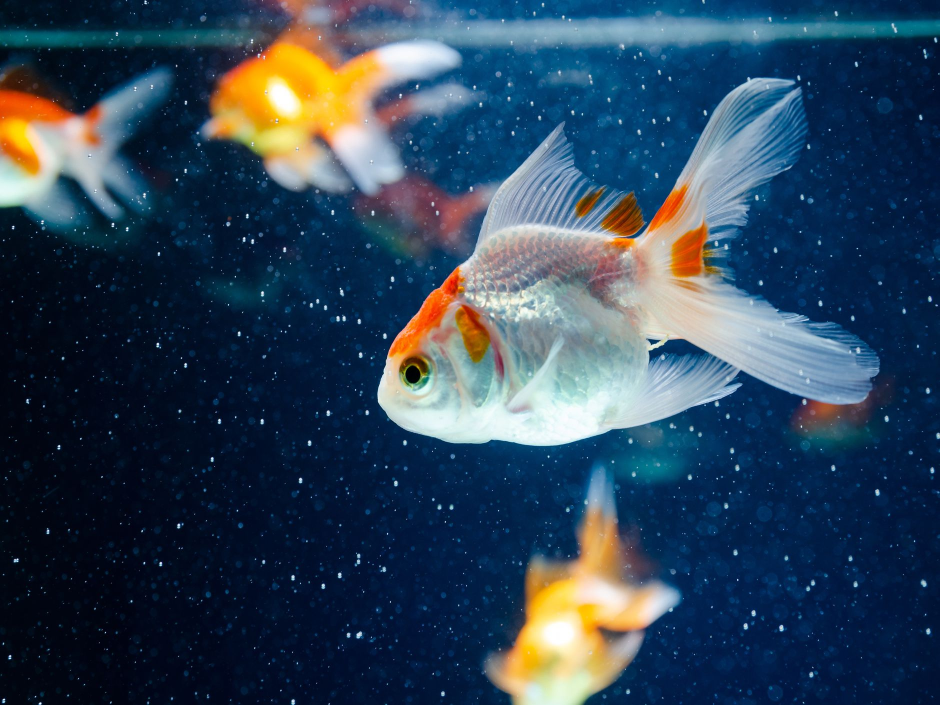
#> input picture Image processing Lab 1/fish.jpg, 1879 x 1409 px (shown at 1/2 size)
$ jupyter execute '2.program to mask and blur the image.ipynb'
#> lines starting #> are read from the running program, lines starting #| are printed output that depends on the picture; after the words box and inside, x2 and y2 are one past the last pixel; in counts of white or black regions, pixels touching at a corner belong together
[cell 1]
import cv2
import matplotlib.image as mpimg
import matplotlib.pyplot as plt
img=cv2.imread('fish.jpg')
#> img is the input picture: shape (1409, 1879, 3); mean B, G, R 88.1, 68.5, 47.9
plt.imshow(img)
plt.show()

[cell 2]
hsv_img = cv2.cvtColor(img, cv2.COLOR_RGB2HSV)
#> hsv_img: shape (1409, 1879, 3); mean H, S, V 27.1, 200.9, 99.6
light_orange=(1,190,200)
dark_orange=(18,225,255)
mask=cv2.inRange(img,light_orange,dark_orange)
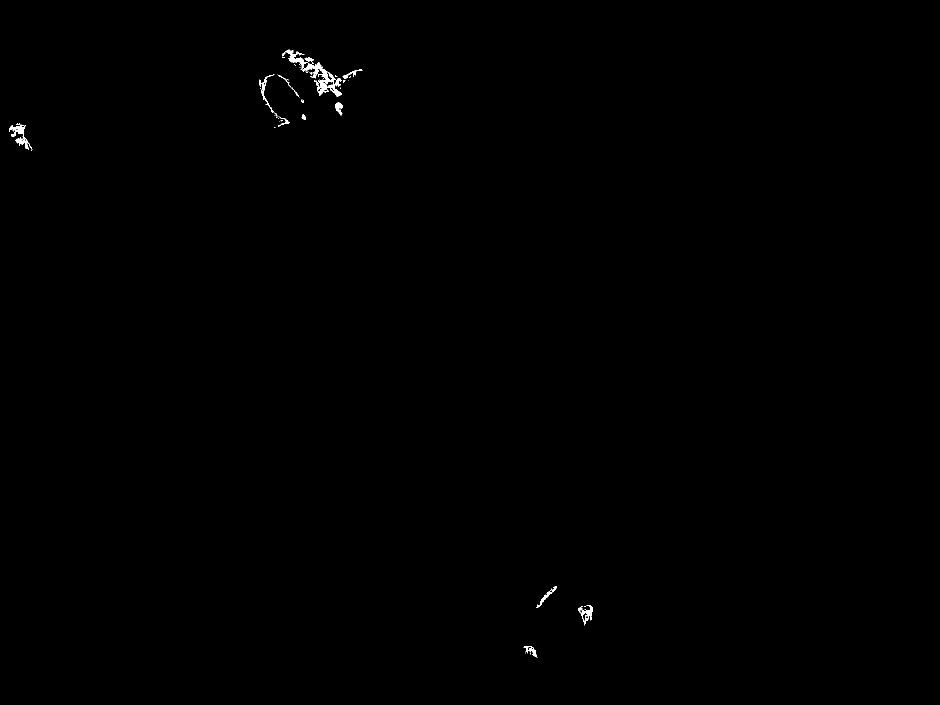
#> mask: shape (1409, 1879) (shown at 1/2 size); 0.19% white; 55 white regions (40 under 20 px), largest, box (x1, y1, x2, y2) and area: (564, 99, 684, 193) 2136, (19, 247, 65, 299) 696, (1157, 1211, 1186, 1251) 409
result=cv2.bitwise_and(img,img,mask=mask)
plt.subplot(1,2,1)
plt.imshow(mask,cmap="gray")
plt.subplot(1,2,2)
plt.imshow(result)
plt.show()
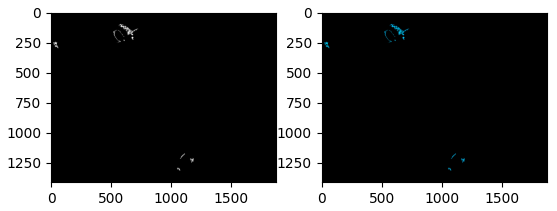
#> figure drawn by matplotlib, 2 panels; B, G, R data is drawn as R, G, B

[cell 3]
light_white=(0,0,200)
dark_white=(145,60,225)
mask_white=cv2.inRange(hsv_img,light_white,dark_white)
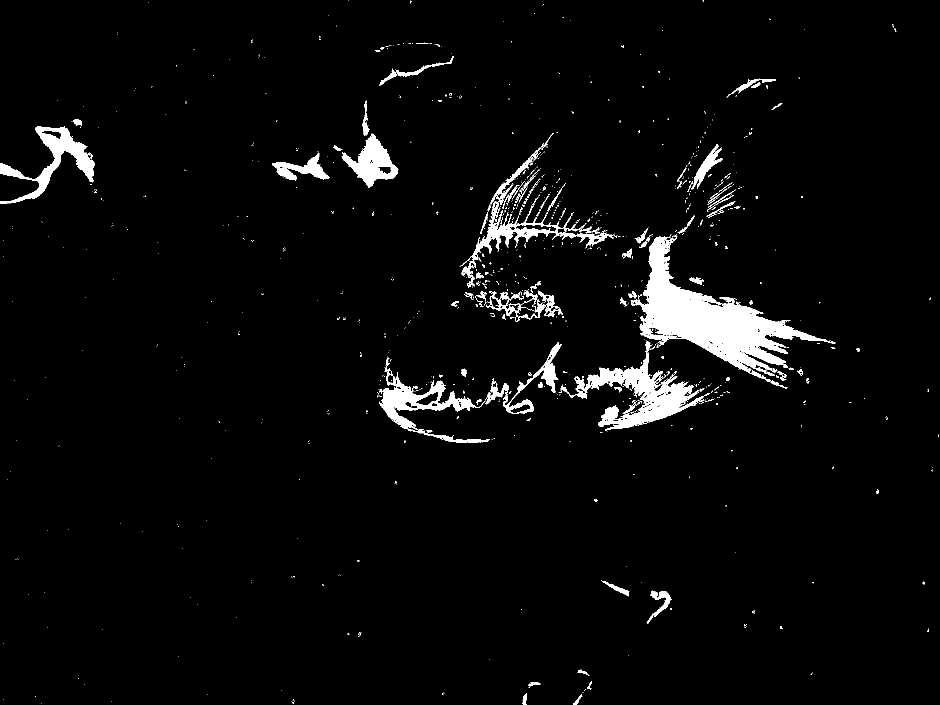
#> mask_white: shape (1409, 1879) (shown at 1/2 size); 3.7% white; 1017 white regions (898 under 20 px), largest, box (x1, y1, x2, y2) and area: (1261, 468, 1671, 777) 33733, (1121, 702, 1409, 862) 13297, (758, 731, 980, 885) 7504
result_white=cv2.bitwise_and(img,img,mask=mask_white)
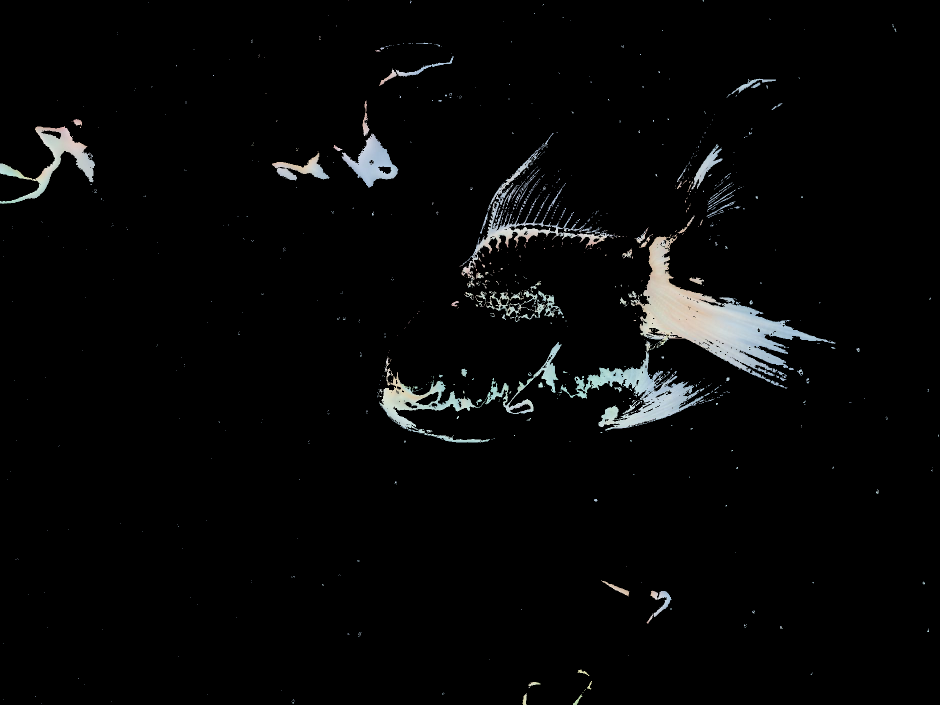
#> result_white: shape (1409, 1879, 3) (shown at 1/2 size); mean B, G, R 7.4, 7.4, 7
plt.subplot(1,2,1)
plt.imshow(mask_white,cmap="gray")
plt.subplot(1,2,2)
plt.imshow(result_white)
plt.show()
#> figure, not shown here; B, G, R data is drawn as R, G, B

[cell 4]
final_mask=mask+mask_white
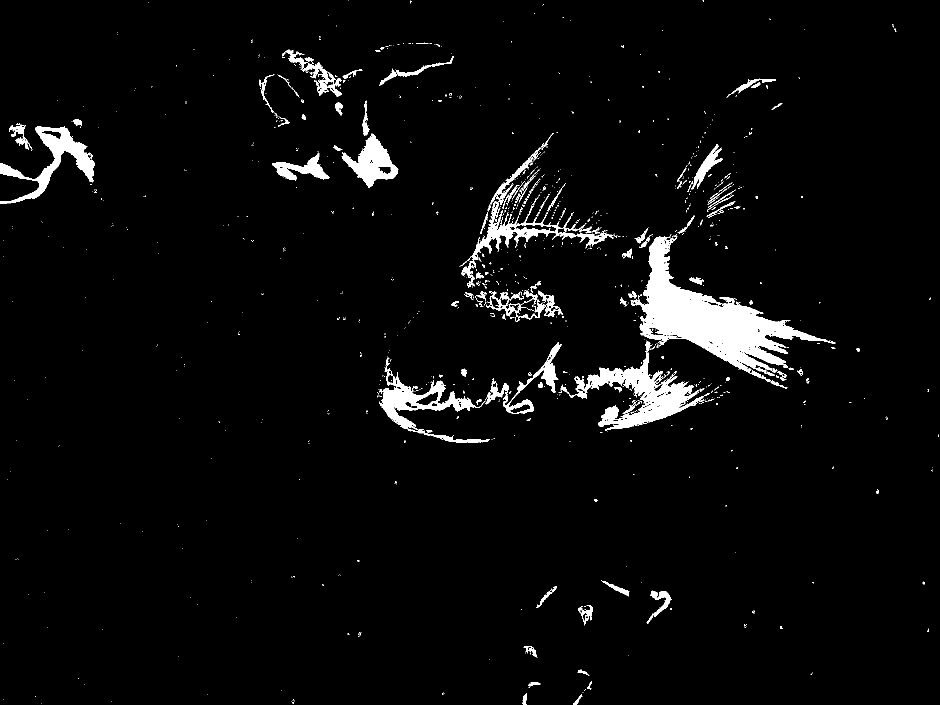
#> final_mask: shape (1409, 1879) (shown at 1/2 size); 3.9% white; 1072 white regions (938 under 20 px), largest, box (x1, y1, x2, y2) and area: (1261, 468, 1671, 777) 33733, (1121, 702, 1409, 862) 13297, (758, 731, 980, 885) 7504
final_result=cv2.bitwise_and(img,img,mask=final_mask)
plt.subplot(1,2,1)
plt.imshow(final_mask,cmap="gray")
plt.subplot(1,2,2)
plt.imshow(final_result)
plt.show()
#> figure, not shown here; B, G, R data is drawn as R, G, B

[cell 5]
blur=cv2.GaussianBlur(final_result,(7,7),0)
plt.imshow(blur)
plt.show()
